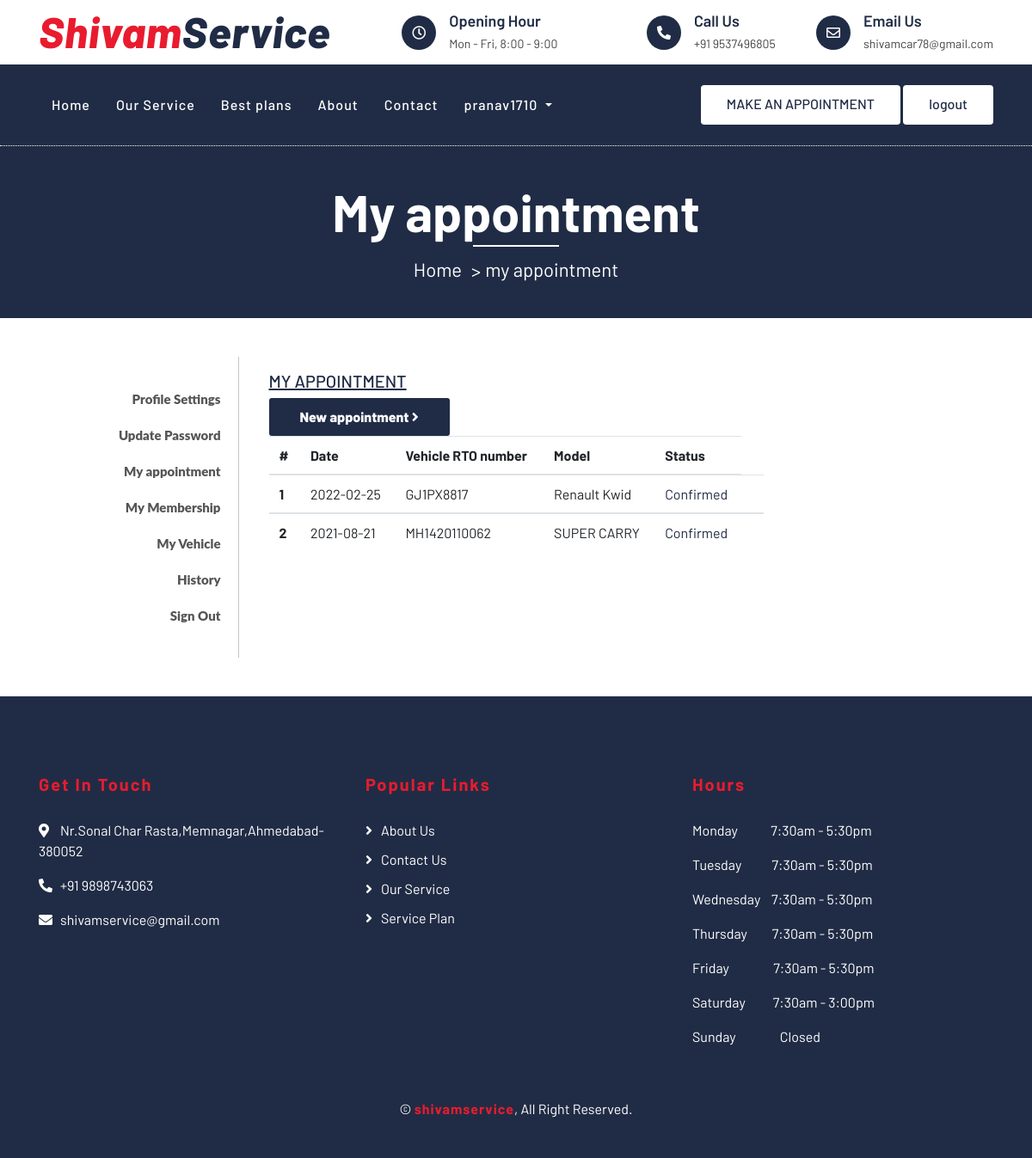
/my-appointment.php (signed in), run on the app's committed database.
### tables this page shows
CREATE TABLE `user` (
  `user_id` int(5) NOT NULL,
  `user_name` varchar(30) NOT NULL,
  `user_pass` varchar(40) NOT NULL,
  `user_email` varchar(50) NOT NULL,
  `user_add` varchar(255) NOT NULL,
  `user_phone` bigint(10) DEFAULT NULL,
  `user_sec_ques` varchar(50) NOT NULL,
  `user_sec_ans` varchar(20) NOT NULL,
  `companycompany_id` int(5) NOT NULL,
  `otp` int(5) DEFAULT NULL
);

CREATE TABLE `appointment` (
  `appointment_id` int(5) NOT NULL,
  `app_date` date NOT NULL,
  `app_time` time NOT NULL,
  `Vehicle_rto_number` varchar(12) NOT NULL,
  `staffstaff_id` int(3) NOT NULL,
  `customercustomer_id` int(5) NOT NULL,
  `statusstatus_id` int(1) NOT NULL
);

CREATE TABLE `model` (
  `car_model_id` int(2) NOT NULL,
  `model_name` varchar(100) NOT NULL,
  `Makermaker_id` int(2) NOT NULL
);

### my-appointment.php (the view, shortened to what this page needs)
<?php
require "../shivam/lockscreen/connection.php";
require "../shivam/top.php";
?>
<head>
</head>
<div class="page-header" style="padding: 40px; ">
    <div class="container">
        <div class="row">
            <div class="col-12">
                <h2 style="margin-bottom: 10px;">My appointment</h2>
            </div>
            <div class="col-12">
                <a href="../shivam/">Home</a>
                <a href="">my appointment</a>
            </div>
        </div>
    </div>
</div>
<section class="user_profile inner_pages">
    <div class="row">
        <div class="col-md-3 col-sm-3">
            <?php include('../shivam/include/sidebar.php'); ?>
            <div class="col-md-6 col-sm-8">
                <div class="profile_wrap">
                    <h5 class="uppercase underline">My appointment </h5>
                    <a href="../shivam/bookapp.php">
                        <button type="submit" name="updateprofile" class="mybtn" id="btn">New appointment <span class="angle_arrow"><i class="fa fa-angle-right" aria-hidden="true"></i></span></button>
                    </a>
                    <div class="my_vehicles_list">
                        <?php
                        $email = $_SESSION['user_login'];
                        $fetch_cid = "SELECT customer.customer_id FROM customer JOIN user  on user.user_id = customer.Useruser_id WHERE user.user_email = '$email' ";
                        if (mysqli_num_rows($res = mysqli_query($con, $fetch_cid)) > 0) {
                            $fetch_id = mysqli_fetch_assoc($res);
                            $customer_id = $fetch_id['customer_id'];
                        }
                        ?>
                        <table class="table table-hover table-fixed">
                            <?php
                            $sql = "SELECT appointment.* ,vehicle.rto_number , model.model_name ,appointment.statusstatus_id  FROM appointment  JOIN vehicle ON appointment.Vehicle_rto_number = vehicle.rto_number JOIN model ON model.car_model_id = vehicle.modelcar_model_id  WHERE appointment.customercustomer_id = $customer_id ORDER BY appointment.app_date DESC";
                            $appointment_res = mysqli_query($con, $sql);
                            if (mysqli_num_rows($appointment_res) > 0) {
                            ?>
                                <thead>
                                    <tr>
                                        <th>#</th>
                                        <th>Date</th>
                                        <th>Vehicle RTO number</th>
                                        <th>Model</th>
                                        <th>Status</th>
                                    </tr>
                                </thead>
                                <?php
                                $count = 1;
                                while ($row = mysqli_fetch_assoc($appointment_res)) {
                                ?>
                                    <tbody>
                                        <tr>
                                            <th scope="row"><?php echo $count;
                                                            $count++; ?></th>
                                            <td><?php echo $row['app_date']; ?></td>
                                            <td><?php echo $row['Vehicle_rto_number']; ?></td>
                                            <td><?php echo $row['model_name']; ?></td>
                                            <td>
                                                <?php
                                                if ($row['statusstatus_id']  == 1) {
                                                    echo "Not Confirm yet";
                                                } else if ($row['statusstatus_id']  == 2) {
                                                ?>
                                                    <a href="view-appoiment.php?a_id=<?php echo $row['appointment_id'];   ?>">
                                                        <?php
                                                        echo "Confirmed";
                                                        ?>
                                                    </a>
                                                <?php
                                                } else if ($row['statusstatus_id']  == 3) {
                                                    echo "Not accepted";
                                                } else if ($row['statusstatus_id']  == 5) {
                                                    echo "Cancelled";
                                                }
                                                ?>
                                            </td>
                                            <td>
                                            </td>
                                        </tr>
                                    </tbody>
                                <?php  } ?>
                    <?php
                            } ?>
                            </table>
                    </div>
                </div>
            </div>
        </div>
</section>
<?php
require "../shivam/foter.php";
?>

### top.php (shortened to what this page needs)
<?php
  require "../shivam/lockscreen/connection.php";
  ?>
<head>
    <link href="https://stackpath.bootstrapcdn.com/bootstrap/4.4.1/css/bootstrap.min.css" rel="stylesheet">
    <link href="https://cdnjs.cloudflare.com/ajax/libs/font-awesome/5.10.0/css/all.min.css" rel="stylesheet">
    <link href="lib/flaticon/font/flaticon.css" rel="stylesheet">
    <link href="lib/animate/animate.min.css" rel="stylesheet">
    <link href="lib/owlcarousel/assets/owl.carousel.min.css" rel="stylesheet">
    <link href="css/style.css" rel="stylesheet">
</head>
<div class="top-bar">
    <div class="container">
        <div class="row align-items-center">
            <div class="col-lg-4 col-md-12">
                <div class="logo">
                    <a href="index.php">
                        <h1>Shivam<span>Service</span></h1>
                    </a>
                </div>
            </div>
            <div class="col-lg-8 col-md-7 d-none d-lg-block">
                <div class="row">
                    <div class="col-4">
                        <div class="top-bar-item">
                            <div class="top-bar-icon">
                                <i class="far fa-clock"></i>
                            </div>
                            <div class="top-bar-text">
                                <h3>Opening Hour</h3>
                                <p>Mon - Fri, 8:00 - 9:00</p>
                            </div>
                        </div>
                    </div>
                    <div class="col-4">
                        <div class="top-bar-item">
                            <div class="top-bar-icon">
                                <i class="fa fa-phone-alt"></i>
                            </div>
                            <div class="top-bar-text">
                                <h3>Call Us</h3>
                                <p>+91 9537496805 </p>
                            </div>
                        </div>
                    </div>
                    <div class="col-4">
                        <div class="top-bar-item">
                            <div class="top-bar-icon">
                                <i class="far fa-envelope"></i>
                            </div>
                            <div class="top-bar-text">
                                <h3>Email Us</h3>
                                <p>shivamcar78@gmail.com</p>
                            </div>
                        </div>
                    </div>
                </div>
            </div>
        </div>
    </div>
</div>
<div class="nav-bar">
    <div class="container">
        <nav class="navbar navbar-expand-lg bg-dark navbar-dark">
            <div class="collapse navbar-collapse justify-content-between" id="navbarCollapse">
                <div class="navbar-nav mr-auto">
                    <a href="index.php" class="nav-item nav-link ">Home</a>
                    <a href="service.php" class="nav-item nav-link ">Our Service</a>
                    <a href="bestplan.php" class="nav-item nav-link">Best plans</a>
                    <a href="about.php" class="nav-item nav-link">About</a>
                    <a href="contact.php" class="nav-item nav-link">Contact</a>
                    <?php
                      if (isset($_SESSION["user_login"])) {
                      ?><div class="dropdown show">
                            <a class="nav-link dropdown-toggle" href="#" role="button" id="dropdownMenuLink" data-toggle="dropdown" aria-haspopup="true" aria-expanded="false">
                                <?php
                                  $email = $_SESSION['user_login'];
                                  $get_username = "SELECT * FROM user WHERE user_email = '$email'";
                                  $res = mysqli_query($con, $get_username);
                                  $username = mysqli_fetch_array($res);
                                  echo $username['user_name'];
                                  ?>
                            </a>
                        </div>
                    <?php
                      }
                      ?>
                </div>
                <div class="ml-auto">
                    <?php
                      if (isset($_SESSION["user_login"])) {
                      ?>
                        <a class="btn btn-custom" href="../shivam/bookapp.php">MAKE AN APPOINTMENT</a>
                        <a class="btn btn-custom" href="../shivam/lockscreen/log-out-user.php">logout</a>
                    <?php
                      } else {
                      ?>
                        <a class="btn btn-custom" href="../shivam/lockscreen/login-user.php">MAKE AN APPOINTMENT</a>
                        <a class="btn btn-custom" href="lockscreen/login-user.php">Login</a>
                    <?php
                      }
                      ?>
                </div>
            </div>
        </nav>
    </div>
</div>

### css/style.css (style rules this page uses)
body { color: #444444; font-weight: 400; background: #ffffff; font-family: 'Barlow', sans-serif; overflow-x: hidden; }
h1, h2, h3, h4, h5, h6 { color: #202C45; }
a { color: #202C45; transition: .3s; }
.btn.btn-custom { padding: 10px 30px 12px 30px; text-align: center; font-size: 16px; font-weight: 500; color: #ffffff; background: #E81C2E; border: none; box-shadow: inset 0 0 0 0 #202C45; transition: ease-out 0.5s; -webkit-transition: ease-out 0.5s; -moz-transition: ease-out 0.5s; }
.top-bar { position: relative; height: 75px; display: flex; align-items: center; background: #ffffff; }
.top-bar .logo { text-align: left; overflow: hidden; }
.top-bar .logo h1 { margin: -4px 0 0 0; color: #E81C2E; font-size: 50px; line-height: 50px; font-weight: 800; letter-spacing: 1px; font-style: italic; }
.top-bar .logo h1 span { color: #202C45; }
.top-bar .top-bar-item { display: flex; align-items: center; justify-content: flex-end; }
.top-bar .top-bar-icon { width: 40px; height: 40px; display: flex; align-items: center; justify-content: center; background: #202C45; border-radius: 40px; }
.top-bar .top-bar-icon i { margin: 0; color: #ffffff; font-size: 16px; }
.top-bar .top-bar-text { padding-left: 15px; }
.top-bar .top-bar-text h3 { margin: 0 0 5px 0; font-size: 18px; font-weight: 600; }
.top-bar .top-bar-text p { margin: 0; font-size: 14px; font-weight: 400; }
.nav-bar { position: relative; background: #202C45; }
.nav-bar .navbar { padding: 20px 0; background: #202C45 !important; transition: .3s; }
.navbar-dark .navbar-nav .nav-link, .navbar-dark .navbar-nav .nav-link:focus, .navbar-dark .navbar-nav .nav-link:hover, .navbar-dark .navbar-nav .nav-link.active { color: #ffffff; padding: 15px; font-weight: 500; letter-spacing: 1px; }
.nav-bar .btn.btn-custom { color: #202C45; background: #ffffff; box-shadow: inset 0 0 0 0 #E81C2E; }
.page-header { position: relative; margin-bottom: 45px; padding: 90px 0; text-align: center; background: #202C45; border-top: 1px dotted #ffffff; }
.page-header h2 { position: relative; color: #ffffff; font-size: 60px; font-weight: 700; margin-bottom: 20px; padding-bottom: 5px; }
.page-header h2::after { position: absolute; content: ""; width: 100px; height: 2px; left: calc(50% - 50px); bottom: 0; background: #ffffff; }
.page-header a { position: relative; padding: 0 12px; font-size: 22px; color: #ffffff; }
.page-header a::after { position: absolute; content: ">"; width: 8px; height: 8px; top: -2px; right: -7px; text-align: center; color: #ffffff; }
.page-header a:last-child::after { display: none; }

### my-appointment.php (style rules this page uses)
.mybtn { background: #202c45 none repeat scroll 0 0; fill: black; border: medium none; border-radius: 3px; color: #ffffff; font-size: 16px; font-weight: 800; line-height: 30px; padding: 7px 36px; transition: all 0.3s linear 0s; }
.profile_wrap { padding: 16px 5px; }
.row { margin-right: -15px; margin-left: -15px; }
.uppercase { text-transform: uppercase; }
h5 { color: #111111; font-weight: 900; margin: 0 auto 15px; font-size: 20px; line-height: 32px; }
.underline { text-decoration: underline; }

### data on the page
user: user_name "pranav1710"
appointment: app_date "2022-02-25", Vehicle_rto_number "GJ1PX8817", model.model_name "Renault Kwid"
appointment: app_date "2021-08-21", Vehicle_rto_number "MH1420110062", model.model_name "SUPER CARRY"
